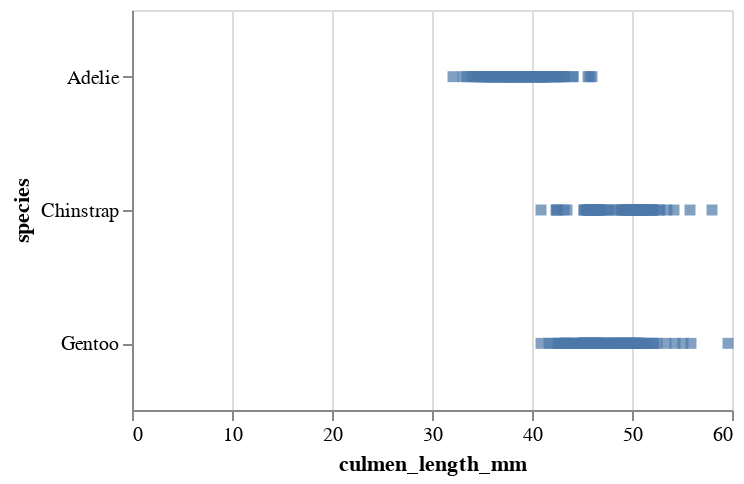

Notebook source saved alongside this figure:
### Code cell
#Scatter Plot of Culmen Length-Species
culmen_LengthSpecies_scatter = alt.Chart(df).mark_square().encode(
    x="culmen_length_mm",
    y=alt.Y("species").scale(zero=False)
).properties(
    width=300, 
    height=200
)

culmen_LengthSpecies_scatter

### Figure 1 — Vega-Lite specification as saved in the notebook (floating-point values rounded to 4 significant figures; data arrays with more than 128 entries replaced by an {"elided": "..."} marker saying what was removed)
{"config": {"view": {"continuousWidth": 300, "continuousHeight": 300}}, "data": {"name": "data-d4cc4b5afb59cc499110efd6c75570d3"}, "mark": {"type": "square"}, "encoding": {"x": {"field": "culmen_length_mm", "type": "quantitative"}, "y": {"field": "species", "scale": {"zero": false}, "type": "nominal"}}, "height": 200, "width": 300, "$schema": "https://vega.github.io/schema/vega-lite/v5.8.0.json", "datasets": {"data-d4cc4b5afb59cc499110efd6c75570d3": {"elided": "344 records"}}}
